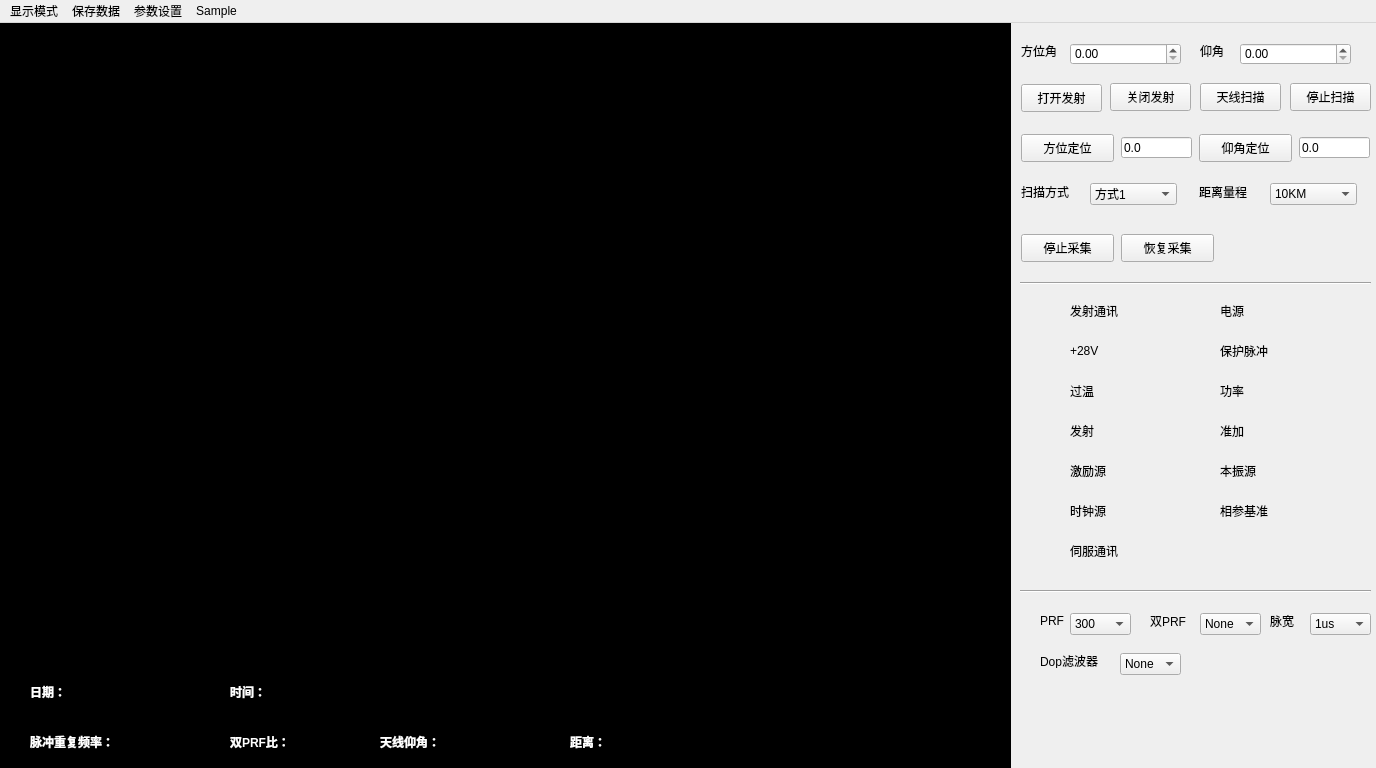
<?xml version="1.0" encoding="UTF-8"?>
<ui version="4.0">
 <class>MainWindow</class>
 <widget class="QMainWindow" name="MainWindow">
  <property name="geometry">
   <rect>
    <x>0</x>
    <y>0</y>
    <width>1376</width>
    <height>768</height>
   </rect>
  </property>
  <property name="minimumSize">
   <size>
    <width>1376</width>
    <height>768</height>
   </size>
  </property>
  <property name="maximumSize">
   <size>
    <width>1376</width>
    <height>768</height>
   </size>
  </property>
  <property name="windowTitle">
   <string>WeatherRadar</string>
  </property>
  <property name="windowIcon">
   <iconset resource="WeatherRadarRes.qrc">
    <normaloff>:/res/res/weather_48.ico</normaloff>:/res/res/weather_48.ico</iconset>
  </property>
  <property name="styleSheet">
   <string notr="true"/>
  </property>
  <property name="iconSize">
   <size>
    <width>48</width>
    <height>48</height>
   </size>
  </property>
  <widget class="QWidget" name="centralWidget">
   <widget class="MainDisplay" name="widgetDisplay" native="true">
    <property name="geometry">
     <rect>
      <x>0</x>
      <y>0</y>
      <width>1011</width>
      <height>761</height>
     </rect>
    </property>
    <property name="autoFillBackground">
     <bool>false</bool>
    </property>
    <property name="styleSheet">
     <string notr="true">background-color: rgb(0, 0, 0);</string>
    </property>
    <widget class="QLabel" name="label_18">
     <property name="geometry">
      <rect>
       <x>30</x>
       <y>660</y>
       <width>71</width>
       <height>16</height>
      </rect>
     </property>
     <property name="styleSheet">
      <string notr="true"/>
     </property>
     <property name="text">
      <string>&lt;html&gt;&lt;head/&gt;&lt;body&gt;&lt;p&gt;&lt;span style=&quot; font-weight:600; color:#ffffff;&quot;&gt;日期：&lt;/span&gt;&lt;/p&gt;&lt;/body&gt;&lt;/html&gt;</string>
     </property>
    </widget>
    <widget class="QLabel" name="label_19">
     <property name="geometry">
      <rect>
       <x>230</x>
       <y>660</y>
       <width>71</width>
       <height>16</height>
      </rect>
     </property>
     <property name="styleSheet">
      <string notr="true"/>
     </property>
     <property name="text">
      <string>&lt;html&gt;&lt;head/&gt;&lt;body&gt;&lt;p&gt;&lt;span style=&quot; font-weight:600; color:#ffffff;&quot;&gt;时间：&lt;/span&gt;&lt;/p&gt;&lt;/body&gt;&lt;/html&gt;</string>
     </property>
    </widget>
    <widget class="QLabel" name="label_20">
     <property name="geometry">
      <rect>
       <x>30</x>
       <y>710</y>
       <width>111</width>
       <height>16</height>
      </rect>
     </property>
     <property name="styleSheet">
      <string notr="true"/>
     </property>
     <property name="text">
      <string>&lt;html&gt;&lt;head/&gt;&lt;body&gt;&lt;p&gt;&lt;span style=&quot; font-weight:600; color:#ffffff;&quot;&gt;脉冲重复频率：&lt;/span&gt;&lt;/p&gt;&lt;/body&gt;&lt;/html&gt;</string>
     </property>
    </widget>
    <widget class="QLabel" name="label_21">
     <property name="geometry">
      <rect>
       <x>230</x>
       <y>710</y>
       <width>81</width>
       <height>16</height>
      </rect>
     </property>
     <property name="styleSheet">
      <string notr="true"/>
     </property>
     <property name="text">
      <string>&lt;html&gt;&lt;head/&gt;&lt;body&gt;&lt;p&gt;&lt;span style=&quot; font-weight:600; color:#ffffff;&quot;&gt;双PRF比：&lt;/span&gt;&lt;/p&gt;&lt;/body&gt;&lt;/html&gt;</string>
     </property>
    </widget>
    <widget class="QLabel" name="label_22">
     <property name="geometry">
      <rect>
       <x>380</x>
       <y>710</y>
       <width>71</width>
       <height>16</height>
      </rect>
     </property>
     <property name="styleSheet">
      <string notr="true"/>
     </property>
     <property name="text">
      <string>&lt;html&gt;&lt;head/&gt;&lt;body&gt;&lt;p&gt;&lt;span style=&quot; font-weight:600; color:#ffffff;&quot;&gt;天线仰角：&lt;/span&gt;&lt;/p&gt;&lt;/body&gt;&lt;/html&gt;</string>
     </property>
    </widget>
    <widget class="QLabel" name="label_23">
     <property name="geometry">
      <rect>
       <x>570</x>
       <y>710</y>
       <width>71</width>
       <height>16</height>
      </rect>
     </property>
     <property name="styleSheet">
      <string notr="true"/>
     </property>
     <property name="text">
      <string>&lt;html&gt;&lt;head/&gt;&lt;body&gt;&lt;p&gt;&lt;span style=&quot; font-weight:600; color:#ffffff;&quot;&gt;距离：&lt;/span&gt;&lt;/p&gt;&lt;/body&gt;&lt;/html&gt;</string>
     </property>
    </widget>
   </widget>
   <widget class="Line" name="line">
    <property name="geometry">
     <rect>
      <x>1020</x>
      <y>250</y>
      <width>351</width>
      <height>20</height>
     </rect>
    </property>
    <property name="orientation">
     <enum>Qt::Horizontal</enum>
    </property>
   </widget>
   <widget class="QLabel" name="label_5">
    <property name="geometry">
     <rect>
      <x>1070</x>
      <y>280</y>
      <width>72</width>
      <height>15</height>
     </rect>
    </property>
    <property name="text">
     <string>发射通讯</string>
    </property>
   </widget>
   <widget class="QLabel" name="label_6">
    <property name="geometry">
     <rect>
      <x>1220</x>
      <y>280</y>
      <width>71</width>
      <height>16</height>
     </rect>
    </property>
    <property name="text">
     <string>电源</string>
    </property>
   </widget>
   <widget class="QLabel" name="label_7">
    <property name="geometry">
     <rect>
      <x>1070</x>
      <y>320</y>
      <width>72</width>
      <height>15</height>
     </rect>
    </property>
    <property name="text">
     <string>+28V</string>
    </property>
   </widget>
   <widget class="QLabel" name="label_8">
    <property name="geometry">
     <rect>
      <x>1220</x>
      <y>320</y>
      <width>72</width>
      <height>15</height>
     </rect>
    </property>
    <property name="text">
     <string>保护脉冲</string>
    </property>
   </widget>
   <widget class="QLabel" name="label_9">
    <property name="geometry">
     <rect>
      <x>1070</x>
      <y>360</y>
      <width>72</width>
      <height>15</height>
     </rect>
    </property>
    <property name="text">
     <string>过温</string>
    </property>
   </widget>
   <widget class="QLabel" name="label_power">
    <property name="geometry">
     <rect>
      <x>1220</x>
      <y>360</y>
      <width>72</width>
      <height>15</height>
     </rect>
    </property>
    <property name="text">
     <string>功率</string>
    </property>
   </widget>
   <widget class="QLabel" name="label_send">
    <property name="geometry">
     <rect>
      <x>1070</x>
      <y>400</y>
      <width>72</width>
      <height>15</height>
     </rect>
    </property>
    <property name="text">
     <string>发射</string>
    </property>
   </widget>
   <widget class="QLabel" name="label_12">
    <property name="geometry">
     <rect>
      <x>1220</x>
      <y>400</y>
      <width>72</width>
      <height>15</height>
     </rect>
    </property>
    <property name="text">
     <string>准加</string>
    </property>
   </widget>
   <widget class="QLabel" name="label_13">
    <property name="geometry">
     <rect>
      <x>1070</x>
      <y>440</y>
      <width>72</width>
      <height>15</height>
     </rect>
    </property>
    <property name="text">
     <string>激励源</string>
    </property>
   </widget>
   <widget class="QLabel" name="label_14">
    <property name="geometry">
     <rect>
      <x>1220</x>
      <y>440</y>
      <width>72</width>
      <height>15</height>
     </rect>
    </property>
    <property name="text">
     <string>本振源</string>
    </property>
   </widget>
   <widget class="QLabel" name="label_15">
    <property name="geometry">
     <rect>
      <x>1070</x>
      <y>480</y>
      <width>72</width>
      <height>15</height>
     </rect>
    </property>
    <property name="text">
     <string>时钟源</string>
    </property>
   </widget>
   <widget class="QLabel" name="label_16">
    <property name="geometry">
     <rect>
      <x>1220</x>
      <y>480</y>
      <width>72</width>
      <height>15</height>
     </rect>
    </property>
    <property name="text">
     <string>相参基准</string>
    </property>
   </widget>
   <widget class="QLabel" name="label_17">
    <property name="geometry">
     <rect>
      <x>1070</x>
      <y>520</y>
      <width>72</width>
      <height>15</height>
     </rect>
    </property>
    <property name="text">
     <string>伺服通讯</string>
    </property>
   </widget>
   <widget class="Line" name="line_2">
    <property name="geometry">
     <rect>
      <x>1020</x>
      <y>560</y>
      <width>351</width>
      <height>16</height>
     </rect>
    </property>
    <property name="orientation">
     <enum>Qt::Horizontal</enum>
    </property>
   </widget>
   <widget class="QLabel" name="label_prf">
    <property name="geometry">
     <rect>
      <x>1040</x>
      <y>590</y>
      <width>41</width>
      <height>16</height>
     </rect>
    </property>
    <property name="text">
     <string>PRF</string>
    </property>
   </widget>
   <widget class="QLabel" name="labelRatio">
    <property name="geometry">
     <rect>
      <x>1150</x>
      <y>590</y>
      <width>41</width>
      <height>16</height>
     </rect>
    </property>
    <property name="text">
     <string>双PRF</string>
    </property>
   </widget>
   <widget class="QLabel" name="labelPulseWidth">
    <property name="geometry">
     <rect>
      <x>1270</x>
      <y>590</y>
      <width>51</width>
      <height>16</height>
     </rect>
    </property>
    <property name="text">
     <string>脉宽</string>
    </property>
   </widget>
   <widget class="QLabel" name="labelDopFilter">
    <property name="geometry">
     <rect>
      <x>1040</x>
      <y>630</y>
      <width>72</width>
      <height>15</height>
     </rect>
    </property>
    <property name="text">
     <string>Dop滤波器</string>
    </property>
   </widget>
   <widget class="QLabel" name="label_24">
    <property name="geometry">
     <rect>
      <x>1040</x>
      <y>280</y>
      <width>24</width>
      <height>24</height>
     </rect>
    </property>
    <property name="text">
     <string/>
    </property>
    <property name="pixmap">
     <pixmap resource="WeatherRadarRes.qrc">:/res/res/red_24.ico</pixmap>
    </property>
    <property name="scaledContents">
     <bool>false</bool>
    </property>
   </widget>
   <widget class="QLabel" name="label_25">
    <property name="geometry">
     <rect>
      <x>1040</x>
      <y>360</y>
      <width>24</width>
      <height>24</height>
     </rect>
    </property>
    <property name="text">
     <string/>
    </property>
    <property name="pixmap">
     <pixmap resource="WeatherRadarRes.qrc">:/res/res/red_24.ico</pixmap>
    </property>
   </widget>
   <widget class="QLabel" name="label_26">
    <property name="geometry">
     <rect>
      <x>1040</x>
      <y>320</y>
      <width>24</width>
      <height>24</height>
     </rect>
    </property>
    <property name="text">
     <string/>
    </property>
    <property name="pixmap">
     <pixmap resource="WeatherRadarRes.qrc">:/res/res/red_24.ico</pixmap>
    </property>
   </widget>
   <widget class="QLabel" name="label_27">
    <property name="geometry">
     <rect>
      <x>1040</x>
      <y>480</y>
      <width>24</width>
      <height>24</height>
     </rect>
    </property>
    <property name="text">
     <string/>
    </property>
    <property name="pixmap">
     <pixmap resource="WeatherRadarRes.qrc">:/res/res/red_24.ico</pixmap>
    </property>
   </widget>
   <widget class="QLabel" name="label_28">
    <property name="geometry">
     <rect>
      <x>1040</x>
      <y>400</y>
      <width>24</width>
      <height>24</height>
     </rect>
    </property>
    <property name="text">
     <string/>
    </property>
    <property name="pixmap">
     <pixmap resource="WeatherRadarRes.qrc">:/res/res/red_24.ico</pixmap>
    </property>
   </widget>
   <widget class="QLabel" name="label_29">
    <property name="geometry">
     <rect>
      <x>1040</x>
      <y>440</y>
      <width>24</width>
      <height>24</height>
     </rect>
    </property>
    <property name="text">
     <string/>
    </property>
    <property name="pixmap">
     <pixmap resource="WeatherRadarRes.qrc">:/res/res/red_24.ico</pixmap>
    </property>
   </widget>
   <widget class="QLabel" name="label_30">
    <property name="geometry">
     <rect>
      <x>1040</x>
      <y>520</y>
      <width>24</width>
      <height>24</height>
     </rect>
    </property>
    <property name="text">
     <string/>
    </property>
    <property name="pixmap">
     <pixmap resource="WeatherRadarRes.qrc">:/res/res/red_24.ico</pixmap>
    </property>
   </widget>
   <widget class="QLabel" name="label_31">
    <property name="geometry">
     <rect>
      <x>1190</x>
      <y>280</y>
      <width>24</width>
      <height>24</height>
     </rect>
    </property>
    <property name="text">
     <string/>
    </property>
    <property name="pixmap">
     <pixmap resource="WeatherRadarRes.qrc">:/res/res/red_24.ico</pixmap>
    </property>
   </widget>
   <widget class="QLabel" name="label_32">
    <property name="geometry">
     <rect>
      <x>1190</x>
      <y>320</y>
      <width>24</width>
      <height>24</height>
     </rect>
    </property>
    <property name="text">
     <string/>
    </property>
    <property name="pixmap">
     <pixmap resource="WeatherRadarRes.qrc">:/res/res/red_24.ico</pixmap>
    </property>
   </widget>
   <widget class="QLabel" name="label_33">
    <property name="geometry">
     <rect>
      <x>1190</x>
      <y>360</y>
      <width>24</width>
      <height>24</height>
     </rect>
    </property>
    <property name="text">
     <string/>
    </property>
    <property name="pixmap">
     <pixmap resource="WeatherRadarRes.qrc">:/res/res/red_24.ico</pixmap>
    </property>
   </widget>
   <widget class="QLabel" name="label_34">
    <property name="geometry">
     <rect>
      <x>1190</x>
      <y>400</y>
      <width>24</width>
      <height>24</height>
     </rect>
    </property>
    <property name="text">
     <string/>
    </property>
    <property name="pixmap">
     <pixmap resource="WeatherRadarRes.qrc">:/res/res/red_24.ico</pixmap>
    </property>
   </widget>
   <widget class="QLabel" name="label_35">
    <property name="geometry">
     <rect>
      <x>1190</x>
      <y>480</y>
      <width>24</width>
      <height>24</height>
     </rect>
    </property>
    <property name="text">
     <string/>
    </property>
    <property name="pixmap">
     <pixmap resource="WeatherRadarRes.qrc">:/res/res/red_24.ico</pixmap>
    </property>
   </widget>
   <widget class="QLabel" name="label_36">
    <property name="geometry">
     <rect>
      <x>1190</x>
      <y>440</y>
      <width>24</width>
      <height>24</height>
     </rect>
    </property>
    <property name="text">
     <string/>
    </property>
    <property name="pixmap">
     <pixmap resource="WeatherRadarRes.qrc">:/res/res/red_24.ico</pixmap>
    </property>
   </widget>
   <widget class="QLabel" name="labelSweepWay">
    <property name="geometry">
     <rect>
      <x>1021</x>
      <y>161</y>
      <width>60</width>
      <height>16</height>
     </rect>
    </property>
    <property name="font">
     <font>
      <pointsize>9</pointsize>
     </font>
    </property>
    <property name="text">
     <string>扫描方式</string>
    </property>
   </widget>
   <widget class="QLabel" name="labelLrmsk">
    <property name="geometry">
     <rect>
      <x>1199</x>
      <y>161</y>
      <width>60</width>
      <height>16</height>
     </rect>
    </property>
    <property name="font">
     <font>
      <pointsize>9</pointsize>
     </font>
    </property>
    <property name="text">
     <string>距离量程</string>
    </property>
   </widget>
   <widget class="QPushButton" name="pbtnAzimuth">
    <property name="geometry">
     <rect>
      <x>1021</x>
      <y>111</y>
      <width>93</width>
      <height>28</height>
     </rect>
    </property>
    <property name="font">
     <font>
      <pointsize>9</pointsize>
     </font>
    </property>
    <property name="text">
     <string>方位定位</string>
    </property>
   </widget>
   <widget class="QLineEdit" name="lineEditAzimuth_2">
    <property name="geometry">
     <rect>
      <x>1121</x>
      <y>114</y>
      <width>71</width>
      <height>21</height>
     </rect>
    </property>
    <property name="text">
     <string>0.0</string>
    </property>
   </widget>
   <widget class="QPushButton" name="pbtnElevation">
    <property name="geometry">
     <rect>
      <x>1199</x>
      <y>111</y>
      <width>93</width>
      <height>28</height>
     </rect>
    </property>
    <property name="font">
     <font>
      <pointsize>9</pointsize>
     </font>
    </property>
    <property name="text">
     <string>仰角定位</string>
    </property>
   </widget>
   <widget class="QLineEdit" name="lineEditElevation_2">
    <property name="geometry">
     <rect>
      <x>1299</x>
      <y>114</y>
      <width>71</width>
      <height>21</height>
     </rect>
    </property>
    <property name="text">
     <string>0.0</string>
    </property>
   </widget>
   <widget class="QPushButton" name="pbtnStop">
    <property name="geometry">
     <rect>
      <x>1021</x>
      <y>211</y>
      <width>93</width>
      <height>28</height>
     </rect>
    </property>
    <property name="font">
     <font>
      <pointsize>9</pointsize>
     </font>
    </property>
    <property name="text">
     <string>停止采集</string>
    </property>
   </widget>
   <widget class="QPushButton" name="pbtnCollect">
    <property name="geometry">
     <rect>
      <x>1121</x>
      <y>211</y>
      <width>93</width>
      <height>28</height>
     </rect>
    </property>
    <property name="font">
     <font>
      <pointsize>9</pointsize>
     </font>
    </property>
    <property name="text">
     <string>恢复采集</string>
    </property>
   </widget>
   <widget class="QPushButton" name="pbtnOpenTransmit">
    <property name="geometry">
     <rect>
      <x>1021</x>
      <y>61</y>
      <width>81</width>
      <height>28</height>
     </rect>
    </property>
    <property name="font">
     <font>
      <pointsize>9</pointsize>
     </font>
    </property>
    <property name="text">
     <string>打开发射</string>
    </property>
   </widget>
   <widget class="QPushButton" name="pbtnCloseTransmit">
    <property name="geometry">
     <rect>
      <x>1110</x>
      <y>60</y>
      <width>81</width>
      <height>28</height>
     </rect>
    </property>
    <property name="font">
     <font>
      <pointsize>9</pointsize>
     </font>
    </property>
    <property name="text">
     <string>关闭发射</string>
    </property>
   </widget>
   <widget class="QPushButton" name="pbtnSweep">
    <property name="geometry">
     <rect>
      <x>1200</x>
      <y>60</y>
      <width>81</width>
      <height>28</height>
     </rect>
    </property>
    <property name="font">
     <font>
      <pointsize>9</pointsize>
     </font>
    </property>
    <property name="text">
     <string>天线扫描</string>
    </property>
   </widget>
   <widget class="QPushButton" name="pbtnStopSweep">
    <property name="geometry">
     <rect>
      <x>1290</x>
      <y>60</y>
      <width>81</width>
      <height>28</height>
     </rect>
    </property>
    <property name="font">
     <font>
      <pointsize>9</pointsize>
     </font>
    </property>
    <property name="text">
     <string>停止扫描</string>
    </property>
   </widget>
   <widget class="QLabel" name="labelAzimuth">
    <property name="geometry">
     <rect>
      <x>1021</x>
      <y>20</y>
      <width>45</width>
      <height>16</height>
     </rect>
    </property>
    <property name="font">
     <font>
      <family>宋体</family>
      <pointsize>9</pointsize>
      <weight>50</weight>
      <bold>false</bold>
     </font>
    </property>
    <property name="text">
     <string>方位角</string>
    </property>
   </widget>
   <widget class="QLabel" name="labelElevation">
    <property name="geometry">
     <rect>
      <x>1200</x>
      <y>20</y>
      <width>30</width>
      <height>16</height>
     </rect>
    </property>
    <property name="font">
     <font>
      <pointsize>9</pointsize>
     </font>
    </property>
    <property name="text">
     <string>仰角</string>
    </property>
   </widget>
   <widget class="QComboBox" name="comboBoxMode">
    <property name="geometry">
     <rect>
      <x>1090</x>
      <y>160</y>
      <width>87</width>
      <height>22</height>
     </rect>
    </property>
    <item>
     <property name="text">
      <string>方式1</string>
     </property>
    </item>
    <item>
     <property name="text">
      <string>方式2</string>
     </property>
    </item>
    <item>
     <property name="text">
      <string>方式3</string>
     </property>
    </item>
   </widget>
   <widget class="QComboBox" name="comboBoxLmsk">
    <property name="geometry">
     <rect>
      <x>1270</x>
      <y>160</y>
      <width>87</width>
      <height>22</height>
     </rect>
    </property>
    <item>
     <property name="text">
      <string>10KM</string>
     </property>
    </item>
    <item>
     <property name="text">
      <string>20KM</string>
     </property>
    </item>
    <item>
     <property name="text">
      <string>30KM</string>
     </property>
    </item>
    <item>
     <property name="text">
      <string>50KM</string>
     </property>
    </item>
    <item>
     <property name="text">
      <string>150KM</string>
     </property>
    </item>
    <item>
     <property name="text">
      <string>300KM</string>
     </property>
    </item>
   </widget>
   <widget class="QComboBox" name="comboBoxPRF">
    <property name="geometry">
     <rect>
      <x>1070</x>
      <y>590</y>
      <width>61</width>
      <height>22</height>
     </rect>
    </property>
    <item>
     <property name="text">
      <string>300</string>
     </property>
    </item>
    <item>
     <property name="text">
      <string>500</string>
     </property>
    </item>
    <item>
     <property name="text">
      <string>1000</string>
     </property>
    </item>
    <item>
     <property name="text">
      <string>2000</string>
     </property>
    </item>
    <item>
     <property name="text">
      <string>3000</string>
     </property>
    </item>
    <item>
     <property name="text">
      <string>4000</string>
     </property>
    </item>
    <item>
     <property name="text">
      <string>5000</string>
     </property>
    </item>
   </widget>
   <widget class="QComboBox" name="comboBoxDPrf">
    <property name="geometry">
     <rect>
      <x>1200</x>
      <y>590</y>
      <width>61</width>
      <height>22</height>
     </rect>
    </property>
    <item>
     <property name="text">
      <string>None</string>
     </property>
    </item>
    <item>
     <property name="text">
      <string>3:2</string>
     </property>
    </item>
    <item>
     <property name="text">
      <string>4:3</string>
     </property>
    </item>
   </widget>
   <widget class="QComboBox" name="comboBoxPulseWidth">
    <property name="geometry">
     <rect>
      <x>1310</x>
      <y>590</y>
      <width>61</width>
      <height>22</height>
     </rect>
    </property>
    <item>
     <property name="text">
      <string>1us</string>
     </property>
    </item>
    <item>
     <property name="text">
      <string>5us</string>
     </property>
    </item>
    <item>
     <property name="text">
      <string>10us</string>
     </property>
    </item>
    <item>
     <property name="text">
      <string>20us</string>
     </property>
    </item>
   </widget>
   <widget class="QComboBox" name="comboBoxDopFilter">
    <property name="geometry">
     <rect>
      <x>1120</x>
      <y>630</y>
      <width>61</width>
      <height>22</height>
     </rect>
    </property>
    <item>
     <property name="text">
      <string>None</string>
     </property>
    </item>
    <item>
     <property name="text">
      <string>1</string>
     </property>
    </item>
    <item>
     <property name="text">
      <string>2</string>
     </property>
    </item>
    <item>
     <property name="text">
      <string>3</string>
     </property>
    </item>
    <item>
     <property name="text">
      <string>4</string>
     </property>
    </item>
    <item>
     <property name="text">
      <string>5</string>
     </property>
    </item>
    <item>
     <property name="text">
      <string>6</string>
     </property>
    </item>
    <item>
     <property name="text">
      <string>7</string>
     </property>
    </item>
   </widget>
   <widget class="QDoubleSpinBox" name="doubleSpinBoxAzimuth">
    <property name="geometry">
     <rect>
      <x>1070</x>
      <y>20</y>
      <width>111</width>
      <height>22</height>
     </rect>
    </property>
   </widget>
   <widget class="QDoubleSpinBox" name="doubleSpinBoxElevation">
    <property name="geometry">
     <rect>
      <x>1240</x>
      <y>20</y>
      <width>111</width>
      <height>22</height>
     </rect>
    </property>
   </widget>
  </widget>
  <widget class="QMenuBar" name="menuBar">
   <property name="geometry">
    <rect>
     <x>0</x>
     <y>0</y>
     <width>1376</width>
     <height>23</height>
    </rect>
   </property>
   <widget class="QMenu" name="menuDispMode">
    <property name="title">
     <string>显示模式</string>
    </property>
    <addaction name="action4_Pic"/>
    <addaction name="separator"/>
    <addaction name="action2_dbzt"/>
    <addaction name="action2_dbzv"/>
    <addaction name="action2_dbzw"/>
    <addaction name="action2_dbtv"/>
    <addaction name="action2_dbtw"/>
    <addaction name="separator"/>
    <addaction name="action1_dbz"/>
    <addaction name="action1_dbt"/>
    <addaction name="action1_v"/>
    <addaction name="action1_w"/>
   </widget>
   <widget class="QMenu" name="menuSaveData">
    <property name="title">
     <string>保存数据</string>
    </property>
   </widget>
   <widget class="QMenu" name="menuParaSetting">
    <property name="title">
     <string>参数设置</string>
    </property>
   </widget>
   <widget class="QMenu" name="menuSample">
    <property name="title">
     <string>Sample</string>
    </property>
   </widget>
   <addaction name="menuDispMode"/>
   <addaction name="menuSaveData"/>
   <addaction name="menuParaSetting"/>
   <addaction name="menuSample"/>
  </widget>
  <action name="action4_Pic">
   <property name="text">
    <string>4图</string>
   </property>
  </action>
  <action name="action2_dbzt">
   <property name="text">
    <string>2图（dBZ+dBT）</string>
   </property>
  </action>
  <action name="action2_dbzv">
   <property name="text">
    <string>2图（dBZ+V）</string>
   </property>
  </action>
  <action name="action2_dbzw">
   <property name="text">
    <string>2图（dBZ+W）</string>
   </property>
  </action>
  <action name="action2_dbtv">
   <property name="text">
    <string>2图（dBT+V）</string>
   </property>
  </action>
  <action name="action2_dbtw">
   <property name="text">
    <string>2图（dBT+W）</string>
   </property>
  </action>
  <action name="action1_dbz">
   <property name="text">
    <string>1图dBZ</string>
   </property>
  </action>
  <action name="action1_dbt">
   <property name="text">
    <string>1图dBT</string>
   </property>
  </action>
  <action name="action1_v">
   <property name="text">
    <string>1图V</string>
   </property>
  </action>
  <action name="action1_w">
   <property name="text">
    <string>1图W</string>
   </property>
  </action>
 </widget>
 <layoutdefault spacing="6" margin="11"/>
 <customwidgets>
  <customwidget>
   <class>MainDisplay</class>
   <extends>QWidget</extends>
   <header location="global">maindisplay.h</header>
   <container>1</container>
  </customwidget>
 </customwidgets>
 <resources>
  <include location="WeatherRadarRes.qrc"/>
 </resources>
 <connections/>
</ui>
